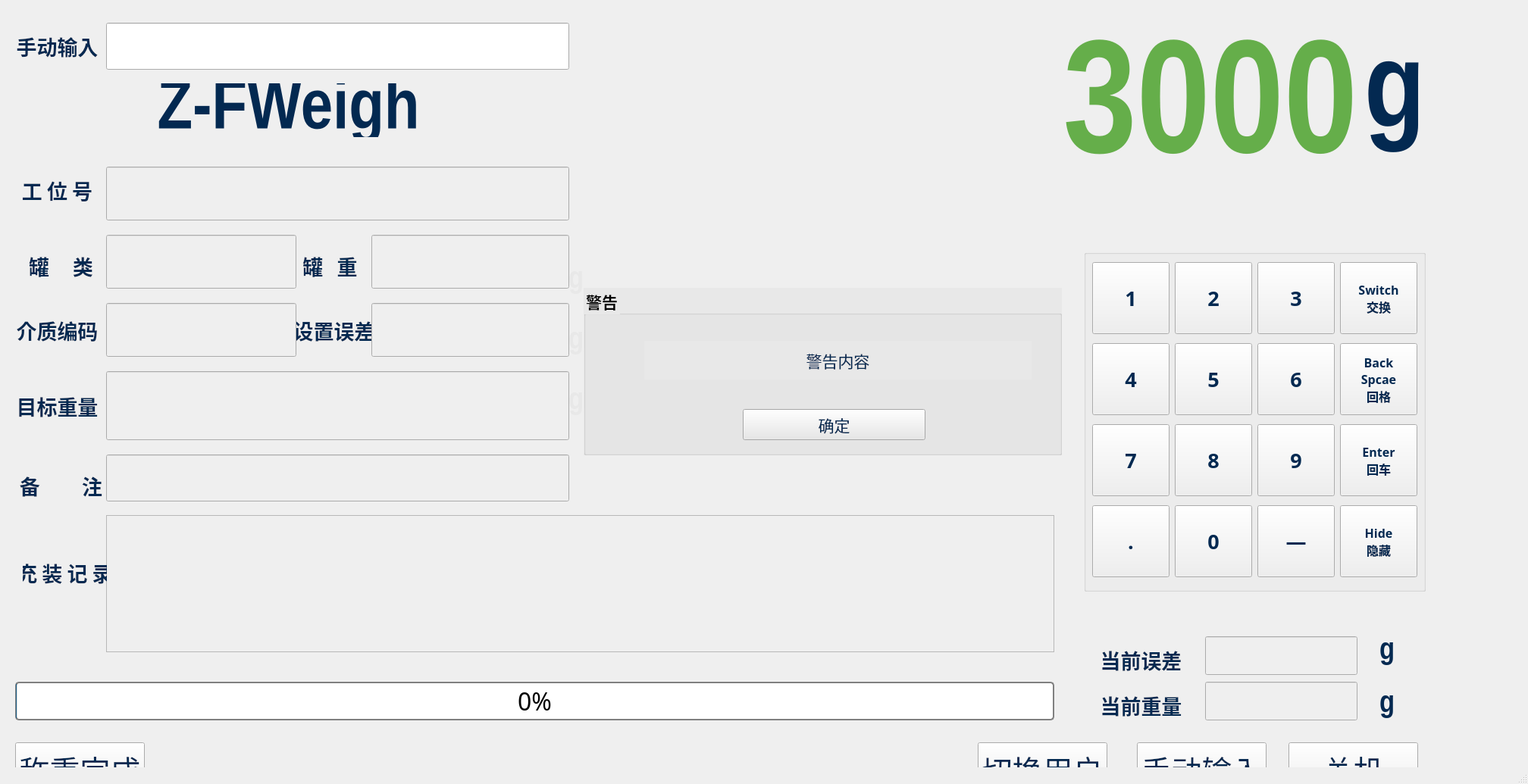
<?xml version="1.0" encoding="UTF-8"?>
<ui version="4.0">
 <class>MainWindow</class>
 <widget class="QMainWindow" name="MainWindow">
  <property name="geometry">
   <rect>
    <x>0</x>
    <y>0</y>
    <width>2016</width>
    <height>1035</height>
   </rect>
  </property>
  <property name="font">
   <font>
    <pointsize>10</pointsize>
   </font>
  </property>
  <property name="windowTitle">
   <string>高精度配料系统</string>
  </property>
  <property name="styleSheet">
   <string notr="true"/>
  </property>
  <widget class="QWidget" name="centralwidget">
   <widget class="QLabel" name="Lbl_Wt">
    <property name="geometry">
     <rect>
      <x>840</x>
      <y>20</y>
      <width>951</width>
      <height>251</height>
     </rect>
    </property>
    <property name="font">
     <font>
      <family>Arial Narrow</family>
      <pointsize>160</pointsize>
      <weight>75</weight>
      <bold>true</bold>
     </font>
    </property>
    <property name="styleSheet">
     <string notr="true">background-color: rgb(249,,237,236);
color:rgb(101,174,74)</string>
    </property>
    <property name="text">
     <string>3000</string>
    </property>
    <property name="alignment">
     <set>Qt::AlignRight|Qt::AlignTrailing|Qt::AlignVCenter</set>
    </property>
   </widget>
   <widget class="QLabel" name="label_2">
    <property name="geometry">
     <rect>
      <x>1800</x>
      <y>50</y>
      <width>101</width>
      <height>211</height>
     </rect>
    </property>
    <property name="font">
     <font>
      <family>Arial Narrow</family>
      <pointsize>120</pointsize>
      <weight>75</weight>
      <bold>true</bold>
     </font>
    </property>
    <property name="styleSheet">
     <string notr="true">background-color: rgb(249,,237,236);
color:rgb(3,41,81)</string>
    </property>
    <property name="text">
     <string>g</string>
    </property>
    <property name="alignment">
     <set>Qt::AlignLeading|Qt::AlignLeft|Qt::AlignTop</set>
    </property>
   </widget>
   <widget class="QLabel" name="label_6">
    <property name="geometry">
     <rect>
      <x>10</x>
      <y>220</y>
      <width>131</width>
      <height>62</height>
     </rect>
    </property>
    <property name="font">
     <font>
      <family>Arial Narrow</family>
      <pointsize>20</pointsize>
      <weight>75</weight>
      <bold>true</bold>
     </font>
    </property>
    <property name="styleSheet">
     <string notr="true">background-color: rgb(249,,237,236);
color:rgb(3,41,81)</string>
    </property>
    <property name="text">
     <string>工 位 号</string>
    </property>
    <property name="alignment">
     <set>Qt::AlignCenter</set>
    </property>
   </widget>
   <widget class="QLabel" name="label_7">
    <property name="geometry">
     <rect>
      <x>30</x>
      <y>320</y>
      <width>101</width>
      <height>62</height>
     </rect>
    </property>
    <property name="font">
     <font>
      <family>Arial Narrow</family>
      <pointsize>20</pointsize>
      <weight>75</weight>
      <bold>true</bold>
     </font>
    </property>
    <property name="styleSheet">
     <string notr="true">background-color: rgb(249,,237,236);
color:rgb(3,41,81)</string>
    </property>
    <property name="text">
     <string>罐     类</string>
    </property>
    <property name="alignment">
     <set>Qt::AlignCenter</set>
    </property>
   </widget>
   <widget class="QLineEdit" name="Lne_Pail">
    <property name="enabled">
     <bool>false</bool>
    </property>
    <property name="geometry">
     <rect>
      <x>140</x>
      <y>310</y>
      <width>251</width>
      <height>71</height>
     </rect>
    </property>
    <property name="font">
     <font>
      <family>Arial Narrow</family>
      <pointsize>20</pointsize>
     </font>
    </property>
   </widget>
   <widget class="QLineEdit" name="Lne_PailWt">
    <property name="enabled">
     <bool>false</bool>
    </property>
    <property name="geometry">
     <rect>
      <x>490</x>
      <y>310</y>
      <width>261</width>
      <height>71</height>
     </rect>
    </property>
    <property name="font">
     <font>
      <family>Arial Narrow</family>
      <pointsize>20</pointsize>
     </font>
    </property>
   </widget>
   <widget class="QLabel" name="label_10">
    <property name="geometry">
     <rect>
      <x>380</x>
      <y>320</y>
      <width>111</width>
      <height>62</height>
     </rect>
    </property>
    <property name="font">
     <font>
      <family>Arial Narrow</family>
      <pointsize>20</pointsize>
      <weight>75</weight>
      <bold>true</bold>
     </font>
    </property>
    <property name="styleSheet">
     <string notr="true">background-color: rgb(249,,237,236);
color:rgb(3,41,81)</string>
    </property>
    <property name="text">
     <string>罐   重</string>
    </property>
    <property name="alignment">
     <set>Qt::AlignCenter</set>
    </property>
   </widget>
   <widget class="QPlainTextEdit" name="Txe_Recode">
    <property name="enabled">
     <bool>false</bool>
    </property>
    <property name="geometry">
     <rect>
      <x>140</x>
      <y>680</y>
      <width>1251</width>
      <height>181</height>
     </rect>
    </property>
    <property name="font">
     <font>
      <family>Arial Narrow</family>
      <pointsize>30</pointsize>
     </font>
    </property>
    <property name="styleSheet">
     <string notr="true">background-color: rgb(249,,237,236);
color:rgb(3,41,81)</string>
    </property>
   </widget>
   <widget class="QLabel" name="label_16">
    <property name="geometry">
     <rect>
      <x>30</x>
      <y>730</y>
      <width>111</width>
      <height>51</height>
     </rect>
    </property>
    <property name="font">
     <font>
      <family>Arial Narrow</family>
      <pointsize>20</pointsize>
      <weight>75</weight>
      <bold>true</bold>
     </font>
    </property>
    <property name="styleSheet">
     <string notr="true">background-color: rgb(249,,237,236);
color:rgb(3,41,81)</string>
    </property>
    <property name="text">
     <string>充 装 记 录</string>
    </property>
    <property name="alignment">
     <set>Qt::AlignCenter</set>
    </property>
   </widget>
   <widget class="QLabel" name="label_17">
    <property name="geometry">
     <rect>
      <x>20</x>
      <y>610</y>
      <width>121</width>
      <height>62</height>
     </rect>
    </property>
    <property name="font">
     <font>
      <family>Arial Narrow</family>
      <pointsize>20</pointsize>
      <weight>75</weight>
      <bold>true</bold>
     </font>
    </property>
    <property name="styleSheet">
     <string notr="true">background-color: rgb(249,,237,236);
color:rgb(3,41,81)</string>
    </property>
    <property name="text">
     <string>备         注</string>
    </property>
    <property name="alignment">
     <set>Qt::AlignCenter</set>
    </property>
   </widget>
   <widget class="QLineEdit" name="Lne_Note">
    <property name="enabled">
     <bool>false</bool>
    </property>
    <property name="geometry">
     <rect>
      <x>140</x>
      <y>600</y>
      <width>611</width>
      <height>62</height>
     </rect>
    </property>
    <property name="font">
     <font>
      <family>Arial Narrow</family>
      <pointsize>30</pointsize>
     </font>
    </property>
   </widget>
   <widget class="QLabel" name="label_18">
    <property name="geometry">
     <rect>
      <x>20</x>
      <y>410</y>
      <width>111</width>
      <height>51</height>
     </rect>
    </property>
    <property name="font">
     <font>
      <family>Arial Narrow</family>
      <pointsize>20</pointsize>
      <weight>75</weight>
      <bold>true</bold>
     </font>
    </property>
    <property name="styleSheet">
     <string notr="true">background-color: rgb(249,,237,236);
color:rgb(3,41,81)</string>
    </property>
    <property name="text">
     <string>介质编码</string>
    </property>
    <property name="alignment">
     <set>Qt::AlignCenter</set>
    </property>
   </widget>
   <widget class="QLabel" name="label_19">
    <property name="geometry">
     <rect>
      <x>10</x>
      <y>500</y>
      <width>131</width>
      <height>71</height>
     </rect>
    </property>
    <property name="font">
     <font>
      <family>Arial Narrow</family>
      <pointsize>20</pointsize>
      <weight>75</weight>
      <bold>true</bold>
     </font>
    </property>
    <property name="styleSheet">
     <string notr="true">background-color: rgb(249,,237,236);
color:rgb(3,41,81)</string>
    </property>
    <property name="text">
     <string>目标重量</string>
    </property>
    <property name="alignment">
     <set>Qt::AlignCenter</set>
    </property>
   </widget>
   <widget class="QLabel" name="label_20">
    <property name="geometry">
     <rect>
      <x>390</x>
      <y>410</y>
      <width>101</width>
      <height>51</height>
     </rect>
    </property>
    <property name="font">
     <font>
      <family>Arial Narrow</family>
      <pointsize>20</pointsize>
      <weight>75</weight>
      <bold>true</bold>
     </font>
    </property>
    <property name="styleSheet">
     <string notr="true">background-color: rgb(249,,237,236);
color:rgb(3,41,81)</string>
    </property>
    <property name="text">
     <string>设置误差</string>
    </property>
    <property name="alignment">
     <set>Qt::AlignCenter</set>
    </property>
   </widget>
   <widget class="QLineEdit" name="Lne_Material">
    <property name="enabled">
     <bool>false</bool>
    </property>
    <property name="geometry">
     <rect>
      <x>140</x>
      <y>400</y>
      <width>251</width>
      <height>71</height>
     </rect>
    </property>
    <property name="font">
     <font>
      <family>Arial Narrow</family>
      <pointsize>30</pointsize>
     </font>
    </property>
    <property name="alignment">
     <set>Qt::AlignCenter</set>
    </property>
   </widget>
   <widget class="QLineEdit" name="Lne_ActError">
    <property name="enabled">
     <bool>false</bool>
    </property>
    <property name="geometry">
     <rect>
      <x>1590</x>
      <y>840</y>
      <width>201</width>
      <height>51</height>
     </rect>
    </property>
    <property name="font">
     <font>
      <family>Arial Narrow</family>
      <pointsize>30</pointsize>
     </font>
    </property>
    <property name="styleSheet">
     <string notr="true">color:rgb(191,31,31)</string>
    </property>
    <property name="alignment">
     <set>Qt::AlignCenter</set>
    </property>
   </widget>
   <widget class="QLineEdit" name="Lne_PreError">
    <property name="enabled">
     <bool>false</bool>
    </property>
    <property name="geometry">
     <rect>
      <x>490</x>
      <y>400</y>
      <width>261</width>
      <height>71</height>
     </rect>
    </property>
    <property name="font">
     <font>
      <family>Arial Narrow</family>
      <pointsize>30</pointsize>
     </font>
    </property>
    <property name="alignment">
     <set>Qt::AlignCenter</set>
    </property>
   </widget>
   <widget class="QLineEdit" name="Lne_MaterialWt">
    <property name="enabled">
     <bool>false</bool>
    </property>
    <property name="geometry">
     <rect>
      <x>140</x>
      <y>490</y>
      <width>611</width>
      <height>91</height>
     </rect>
    </property>
    <property name="font">
     <font>
      <family>Arial Narrow</family>
      <pointsize>30</pointsize>
     </font>
    </property>
    <property name="alignment">
     <set>Qt::AlignCenter</set>
    </property>
   </widget>
   <widget class="QLineEdit" name="Lne_Formule">
    <property name="enabled">
     <bool>false</bool>
    </property>
    <property name="geometry">
     <rect>
      <x>140</x>
      <y>220</y>
      <width>611</width>
      <height>71</height>
     </rect>
    </property>
    <property name="font">
     <font>
      <family>Arial Narrow</family>
      <pointsize>30</pointsize>
     </font>
    </property>
   </widget>
   <widget class="QPushButton" name="Btn_Weigh">
    <property name="geometry">
     <rect>
      <x>20</x>
      <y>980</y>
      <width>171</width>
      <height>71</height>
     </rect>
    </property>
    <property name="font">
     <font>
      <family>Arial Black</family>
      <pointsize>30</pointsize>
     </font>
    </property>
    <property name="styleSheet">
     <string notr="true">background-color: rgb(249,,237,236);
color:rgb(3,41,81)</string>
    </property>
    <property name="text">
     <string>称重完成</string>
    </property>
   </widget>
   <widget class="QPushButton" name="Btn_Closed">
    <property name="geometry">
     <rect>
      <x>1700</x>
      <y>980</y>
      <width>171</width>
      <height>71</height>
     </rect>
    </property>
    <property name="font">
     <font>
      <family>Arial Black</family>
      <pointsize>30</pointsize>
     </font>
    </property>
    <property name="styleSheet">
     <string notr="true">background-color: rgb(249,,237,236);
color:rgb(3,41,81)</string>
    </property>
    <property name="text">
     <string>关机</string>
    </property>
   </widget>
   <widget class="QLabel" name="label_8">
    <property name="geometry">
     <rect>
      <x>10</x>
      <y>30</y>
      <width>131</width>
      <height>62</height>
     </rect>
    </property>
    <property name="font">
     <font>
      <family>Arial Narrow</family>
      <pointsize>20</pointsize>
      <weight>75</weight>
      <bold>true</bold>
     </font>
    </property>
    <property name="styleSheet">
     <string notr="true">background-color: rgb(249,,237,236);
color:rgb(3,41,81)</string>
    </property>
    <property name="text">
     <string>手动输入</string>
    </property>
    <property name="alignment">
     <set>Qt::AlignCenter</set>
    </property>
   </widget>
   <widget class="QLineEdit" name="Lne_QR">
    <property name="enabled">
     <bool>true</bool>
    </property>
    <property name="geometry">
     <rect>
      <x>140</x>
      <y>30</y>
      <width>611</width>
      <height>62</height>
     </rect>
    </property>
    <property name="font">
     <font>
      <family>Arial Narrow</family>
      <pointsize>30</pointsize>
     </font>
    </property>
    <property name="text">
     <string/>
    </property>
   </widget>
   <widget class="QProgressBar" name="progressBar">
    <property name="geometry">
     <rect>
      <x>20</x>
      <y>900</y>
      <width>1371</width>
      <height>51</height>
     </rect>
    </property>
    <property name="font">
     <font>
      <family>Agency FB</family>
      <pointsize>24</pointsize>
     </font>
    </property>
    <property name="autoFillBackground">
     <bool>false</bool>
    </property>
    <property name="styleSheet">
     <string notr="true">border: 2px solid grey;   border-radius: 5px;   text-align: center;</string>
    </property>
    <property name="maximum">
     <number>100</number>
    </property>
    <property name="value">
     <number>0</number>
    </property>
   </widget>
   <widget class="QLabel" name="label_9">
    <property name="geometry">
     <rect>
      <x>30</x>
      <y>110</y>
      <width>701</width>
      <height>71</height>
     </rect>
    </property>
    <property name="font">
     <font>
      <family>Arial Narrow</family>
      <pointsize>70</pointsize>
      <weight>75</weight>
      <bold>true</bold>
     </font>
    </property>
    <property name="styleSheet">
     <string notr="true">background-color: rgb(249,,237,236);
color:rgb(3,41,81)</string>
    </property>
    <property name="text">
     <string>Z-FWeigh</string>
    </property>
    <property name="alignment">
     <set>Qt::AlignCenter</set>
    </property>
   </widget>
   <widget class="QLabel" name="label_3">
    <property name="geometry">
     <rect>
      <x>750</x>
      <y>510</y>
      <width>51</width>
      <height>71</height>
     </rect>
    </property>
    <property name="font">
     <font>
      <family>Arial Narrow</family>
      <pointsize>30</pointsize>
      <weight>75</weight>
      <bold>true</bold>
     </font>
    </property>
    <property name="styleSheet">
     <string notr="true">background-color: rgb(249,,237,236);
color:rgb(232, 232, 232)</string>
    </property>
    <property name="text">
     <string>g</string>
    </property>
    <property name="alignment">
     <set>Qt::AlignLeading|Qt::AlignLeft|Qt::AlignTop</set>
    </property>
   </widget>
   <widget class="QPushButton" name="Btn_Keyboard">
    <property name="geometry">
     <rect>
      <x>1500</x>
      <y>980</y>
      <width>171</width>
      <height>71</height>
     </rect>
    </property>
    <property name="font">
     <font>
      <family>Arial Black</family>
      <pointsize>30</pointsize>
     </font>
    </property>
    <property name="styleSheet">
     <string notr="true">background-color: rgb(249,,237,236);
color:rgb(3,41,81)</string>
    </property>
    <property name="text">
     <string>手动输入</string>
    </property>
   </widget>
   <widget class="QGroupBox" name="groupBox">
    <property name="geometry">
     <rect>
      <x>1430</x>
      <y>330</y>
      <width>451</width>
      <height>451</height>
     </rect>
    </property>
    <property name="font">
     <font>
      <family>Arial Black</family>
      <pointsize>12</pointsize>
      <weight>75</weight>
      <bold>true</bold>
     </font>
    </property>
    <property name="styleSheet">
     <string notr="true">color:rgb(3, 41, 81)</string>
    </property>
    <property name="title">
     <string/>
    </property>
    <widget class="QWidget" name="verticalLayoutWidget">
     <property name="geometry">
      <rect>
       <x>10</x>
       <y>10</y>
       <width>431</width>
       <height>431</height>
      </rect>
     </property>
     <layout class="QVBoxLayout" name="verticalLayout">
      <item>
       <layout class="QHBoxLayout" name="horizontalLayout_3">
        <item>
         <widget class="QPushButton" name="Btn_1">
          <property name="minimumSize">
           <size>
            <width>102</width>
            <height>95</height>
           </size>
          </property>
          <property name="maximumSize">
           <size>
            <width>102</width>
            <height>95</height>
           </size>
          </property>
          <property name="font">
           <font>
            <family>Arial Black</family>
            <pointsize>20</pointsize>
            <weight>75</weight>
            <bold>true</bold>
           </font>
          </property>
          <property name="text">
           <string>1</string>
          </property>
         </widget>
        </item>
        <item>
         <widget class="QPushButton" name="Btn_2">
          <property name="minimumSize">
           <size>
            <width>102</width>
            <height>95</height>
           </size>
          </property>
          <property name="maximumSize">
           <size>
            <width>102</width>
            <height>95</height>
           </size>
          </property>
          <property name="font">
           <font>
            <family>Arial Black</family>
            <pointsize>20</pointsize>
            <weight>75</weight>
            <bold>true</bold>
           </font>
          </property>
          <property name="text">
           <string>2</string>
          </property>
         </widget>
        </item>
        <item>
         <widget class="QPushButton" name="Btn_3">
          <property name="minimumSize">
           <size>
            <width>102</width>
            <height>95</height>
           </size>
          </property>
          <property name="maximumSize">
           <size>
            <width>102</width>
            <height>95</height>
           </size>
          </property>
          <property name="font">
           <font>
            <family>Arial Black</family>
            <pointsize>20</pointsize>
            <weight>75</weight>
            <bold>true</bold>
           </font>
          </property>
          <property name="text">
           <string>3</string>
          </property>
         </widget>
        </item>
        <item>
         <widget class="QPushButton" name="Btn_Switch">
          <property name="minimumSize">
           <size>
            <width>102</width>
            <height>95</height>
           </size>
          </property>
          <property name="maximumSize">
           <size>
            <width>102</width>
            <height>95</height>
           </size>
          </property>
          <property name="font">
           <font>
            <family>Arial Black</family>
            <pointsize>12</pointsize>
            <weight>75</weight>
            <bold>true</bold>
           </font>
          </property>
          <property name="text">
           <string>Switch
交换</string>
          </property>
         </widget>
        </item>
       </layout>
      </item>
      <item>
       <layout class="QHBoxLayout" name="horizontalLayout_2">
        <item>
         <widget class="QPushButton" name="Btn_4">
          <property name="minimumSize">
           <size>
            <width>102</width>
            <height>95</height>
           </size>
          </property>
          <property name="maximumSize">
           <size>
            <width>102</width>
            <height>95</height>
           </size>
          </property>
          <property name="font">
           <font>
            <family>Arial Black</family>
            <pointsize>20</pointsize>
            <weight>75</weight>
            <bold>true</bold>
           </font>
          </property>
          <property name="text">
           <string>4</string>
          </property>
         </widget>
        </item>
        <item>
         <widget class="QPushButton" name="Btn_5">
          <property name="minimumSize">
           <size>
            <width>102</width>
            <height>95</height>
           </size>
          </property>
          <property name="maximumSize">
           <size>
            <width>102</width>
            <height>95</height>
           </size>
          </property>
          <property name="font">
           <font>
            <family>Arial Black</family>
            <pointsize>20</pointsize>
            <weight>75</weight>
            <bold>true</bold>
           </font>
          </property>
          <property name="text">
           <string>5</string>
          </property>
         </widget>
        </item>
        <item>
         <widget class="QPushButton" name="Btn_6">
          <property name="minimumSize">
           <size>
            <width>102</width>
            <height>95</height>
           </size>
          </property>
          <property name="maximumSize">
           <size>
            <width>102</width>
            <height>95</height>
           </size>
          </property>
          <property name="font">
           <font>
            <family>Arial Black</family>
            <pointsize>20</pointsize>
            <weight>75</weight>
            <bold>true</bold>
           </font>
          </property>
          <property name="text">
           <string>6</string>
          </property>
         </widget>
        </item>
        <item>
         <widget class="QPushButton" name="Btn_Backspace">
          <property name="minimumSize">
           <size>
            <width>102</width>
            <height>95</height>
           </size>
          </property>
          <property name="maximumSize">
           <size>
            <width>102</width>
            <height>95</height>
           </size>
          </property>
          <property name="font">
           <font>
            <family>Arial Black</family>
            <pointsize>12</pointsize>
            <weight>75</weight>
            <bold>true</bold>
           </font>
          </property>
          <property name="text">
           <string>Back
Spcae
回格</string>
          </property>
         </widget>
        </item>
       </layout>
      </item>
      <item>
       <layout class="QHBoxLayout" name="horizontalLayout_5">
        <item>
         <widget class="QPushButton" name="Btn_7">
          <property name="minimumSize">
           <size>
            <width>102</width>
            <height>95</height>
           </size>
          </property>
          <property name="maximumSize">
           <size>
            <width>102</width>
            <height>95</height>
           </size>
          </property>
          <property name="font">
           <font>
            <family>Arial Black</family>
            <pointsize>20</pointsize>
            <weight>75</weight>
            <bold>true</bold>
           </font>
          </property>
          <property name="text">
           <string>7</string>
          </property>
         </widget>
        </item>
        <item>
         <widget class="QPushButton" name="Btn_8">
          <property name="minimumSize">
           <size>
            <width>102</width>
            <height>95</height>
           </size>
          </property>
          <property name="maximumSize">
           <size>
            <width>102</width>
            <height>95</height>
           </size>
          </property>
          <property name="font">
           <font>
            <family>Arial Black</family>
            <pointsize>20</pointsize>
            <weight>75</weight>
            <bold>true</bold>
           </font>
          </property>
          <property name="text">
           <string>8</string>
          </property>
         </widget>
        </item>
        <item>
         <widget class="QPushButton" name="Btn_9">
          <property name="minimumSize">
           <size>
            <width>102</width>
            <height>95</height>
           </size>
          </property>
          <property name="maximumSize">
           <size>
            <width>102</width>
            <height>95</height>
           </size>
          </property>
          <property name="font">
           <font>
            <family>Arial Black</family>
            <pointsize>20</pointsize>
            <weight>75</weight>
            <bold>true</bold>
           </font>
          </property>
          <property name="text">
           <string>9</string>
          </property>
         </widget>
        </item>
        <item>
         <widget class="QPushButton" name="Btn_Enter">
          <property name="minimumSize">
           <size>
            <width>102</width>
            <height>95</height>
           </size>
          </property>
          <property name="maximumSize">
           <size>
            <width>102</width>
            <height>95</height>
           </size>
          </property>
          <property name="font">
           <font>
            <family>Arial Black</family>
            <pointsize>12</pointsize>
            <weight>75</weight>
            <bold>true</bold>
           </font>
          </property>
          <property name="text">
           <string>Enter
回车</string>
          </property>
         </widget>
        </item>
       </layout>
      </item>
      <item>
       <layout class="QHBoxLayout" name="horizontalLayout_4">
        <item>
         <widget class="QPushButton" name="Btn_Point">
          <property name="minimumSize">
           <size>
            <width>102</width>
            <height>95</height>
           </size>
          </property>
          <property name="maximumSize">
           <size>
            <width>102</width>
            <height>95</height>
           </size>
          </property>
          <property name="font">
           <font>
            <family>Arial Black</family>
            <pointsize>20</pointsize>
            <weight>75</weight>
            <bold>true</bold>
           </font>
          </property>
          <property name="text">
           <string>.</string>
          </property>
         </widget>
        </item>
        <item>
         <widget class="QPushButton" name="Btn_0">
          <property name="minimumSize">
           <size>
            <width>102</width>
            <height>95</height>
           </size>
          </property>
          <property name="maximumSize">
           <size>
            <width>102</width>
            <height>95</height>
           </size>
          </property>
          <property name="font">
           <font>
            <family>Arial Black</family>
            <pointsize>20</pointsize>
            <weight>75</weight>
            <bold>true</bold>
           </font>
          </property>
          <property name="text">
           <string>0</string>
          </property>
         </widget>
        </item>
        <item>
         <widget class="QPushButton" name="Btn_Hyphen">
          <property name="minimumSize">
           <size>
            <width>102</width>
            <height>95</height>
           </size>
          </property>
          <property name="maximumSize">
           <size>
            <width>102</width>
            <height>95</height>
           </size>
          </property>
          <property name="font">
           <font>
            <family>Arial Black</family>
            <pointsize>20</pointsize>
            <weight>75</weight>
            <bold>true</bold>
           </font>
          </property>
          <property name="text">
           <string>—</string>
          </property>
         </widget>
        </item>
        <item>
         <widget class="QPushButton" name="Btn_Hide">
          <property name="minimumSize">
           <size>
            <width>102</width>
            <height>95</height>
           </size>
          </property>
          <property name="maximumSize">
           <size>
            <width>102</width>
            <height>95</height>
           </size>
          </property>
          <property name="font">
           <font>
            <family>Arial Black</family>
            <pointsize>12</pointsize>
            <weight>75</weight>
            <bold>true</bold>
           </font>
          </property>
          <property name="text">
           <string>Hide
隐藏</string>
          </property>
         </widget>
        </item>
       </layout>
      </item>
     </layout>
    </widget>
   </widget>
   <widget class="QPushButton" name="Btn_Login">
    <property name="geometry">
     <rect>
      <x>1290</x>
      <y>980</y>
      <width>171</width>
      <height>71</height>
     </rect>
    </property>
    <property name="font">
     <font>
      <family>Arial Black</family>
      <pointsize>30</pointsize>
     </font>
    </property>
    <property name="styleSheet">
     <string notr="true">background-color: rgb(249,,237,236);
color:rgb(3,41,81)</string>
    </property>
    <property name="text">
     <string>切换用户</string>
    </property>
   </widget>
   <widget class="QGroupBox" name="Grp_Warning">
    <property name="geometry">
     <rect>
      <x>770</x>
      <y>380</y>
      <width>631</width>
      <height>221</height>
     </rect>
    </property>
    <property name="font">
     <font>
      <family>Arial Black</family>
      <pointsize>16</pointsize>
      <weight>75</weight>
      <bold>true</bold>
     </font>
    </property>
    <property name="styleSheet">
     <string notr="true">background-color: rgb(232, 232, 232);</string>
    </property>
    <property name="title">
     <string>警告</string>
    </property>
    <widget class="QLabel" name="Lbl_Warning">
     <property name="geometry">
      <rect>
       <x>80</x>
       <y>70</y>
       <width>511</width>
       <height>51</height>
      </rect>
     </property>
     <property name="font">
      <font>
       <family>Arial Narrow</family>
       <pointsize>16</pointsize>
      </font>
     </property>
     <property name="styleSheet">
      <string notr="true">color:rgb(3, 41,81)</string>
     </property>
     <property name="text">
      <string>警告内容</string>
     </property>
     <property name="alignment">
      <set>Qt::AlignCenter</set>
     </property>
    </widget>
    <widget class="QPushButton" name="Btn_Warning">
     <property name="geometry">
      <rect>
       <x>210</x>
       <y>160</y>
       <width>241</width>
       <height>41</height>
      </rect>
     </property>
     <property name="font">
      <font>
       <family>Arial Narrow</family>
       <pointsize>16</pointsize>
      </font>
     </property>
     <property name="styleSheet">
      <string notr="true">color:rgb(3, 41,81)</string>
     </property>
     <property name="text">
      <string>确定</string>
     </property>
    </widget>
   </widget>
   <widget class="QLabel" name="label_4">
    <property name="geometry">
     <rect>
      <x>1820</x>
      <y>910</y>
      <width>41</width>
      <height>51</height>
     </rect>
    </property>
    <property name="font">
     <font>
      <family>Arial Narrow</family>
      <pointsize>30</pointsize>
      <weight>75</weight>
      <bold>true</bold>
     </font>
    </property>
    <property name="styleSheet">
     <string notr="true">background-color: rgb(249,,237,236);
color:rgb(3,41,81)</string>
    </property>
    <property name="text">
     <string>g</string>
    </property>
    <property name="alignment">
     <set>Qt::AlignLeading|Qt::AlignLeft|Qt::AlignTop</set>
    </property>
   </widget>
   <widget class="QLabel" name="label_11">
    <property name="geometry">
     <rect>
      <x>750</x>
      <y>430</y>
      <width>41</width>
      <height>51</height>
     </rect>
    </property>
    <property name="font">
     <font>
      <family>Arial Narrow</family>
      <pointsize>30</pointsize>
      <weight>75</weight>
      <bold>true</bold>
     </font>
    </property>
    <property name="styleSheet">
     <string notr="true">background-color: rgb(249,,237,236);
color:rgb(232, 232, 232)</string>
    </property>
    <property name="text">
     <string>g</string>
    </property>
    <property name="alignment">
     <set>Qt::AlignLeading|Qt::AlignLeft|Qt::AlignTop</set>
    </property>
   </widget>
   <widget class="QLabel" name="label_12">
    <property name="geometry">
     <rect>
      <x>1820</x>
      <y>840</y>
      <width>41</width>
      <height>51</height>
     </rect>
    </property>
    <property name="font">
     <font>
      <family>Arial Narrow</family>
      <pointsize>30</pointsize>
      <weight>75</weight>
      <bold>true</bold>
     </font>
    </property>
    <property name="styleSheet">
     <string notr="true">background-color: rgb(249,,237,236);
color:rgb(3,41,81)</string>
    </property>
    <property name="text">
     <string>g</string>
    </property>
    <property name="alignment">
     <set>Qt::AlignLeading|Qt::AlignLeft|Qt::AlignTop</set>
    </property>
   </widget>
   <widget class="QLineEdit" name="Lne_MaterialWt_2">
    <property name="enabled">
     <bool>false</bool>
    </property>
    <property name="geometry">
     <rect>
      <x>1590</x>
      <y>900</y>
      <width>201</width>
      <height>51</height>
     </rect>
    </property>
    <property name="font">
     <font>
      <family>Arial Narrow</family>
      <pointsize>30</pointsize>
     </font>
    </property>
    <property name="alignment">
     <set>Qt::AlignCenter</set>
    </property>
   </widget>
   <widget class="QLabel" name="label_13">
    <property name="geometry">
     <rect>
      <x>750</x>
      <y>350</y>
      <width>41</width>
      <height>51</height>
     </rect>
    </property>
    <property name="font">
     <font>
      <family>Arial Narrow</family>
      <pointsize>30</pointsize>
      <weight>75</weight>
      <bold>true</bold>
     </font>
    </property>
    <property name="styleSheet">
     <string notr="true">background-color: rgb(249,,237,236);
color:rgb(232, 232, 232)</string>
    </property>
    <property name="text">
     <string>g</string>
    </property>
    <property name="alignment">
     <set>Qt::AlignLeading|Qt::AlignLeft|Qt::AlignTop</set>
    </property>
   </widget>
   <widget class="QLabel" name="label_14">
    <property name="geometry">
     <rect>
      <x>1440</x>
      <y>840</y>
      <width>131</width>
      <height>62</height>
     </rect>
    </property>
    <property name="font">
     <font>
      <family>Arial Narrow</family>
      <pointsize>20</pointsize>
      <weight>75</weight>
      <bold>true</bold>
     </font>
    </property>
    <property name="styleSheet">
     <string notr="true">background-color: rgb(249,,237,236);
color:rgb(3,41,81)</string>
    </property>
    <property name="text">
     <string>当前误差</string>
    </property>
    <property name="alignment">
     <set>Qt::AlignCenter</set>
    </property>
   </widget>
   <widget class="QLabel" name="label_15">
    <property name="geometry">
     <rect>
      <x>1440</x>
      <y>900</y>
      <width>131</width>
      <height>62</height>
     </rect>
    </property>
    <property name="font">
     <font>
      <family>Arial Narrow</family>
      <pointsize>20</pointsize>
      <weight>75</weight>
      <bold>true</bold>
     </font>
    </property>
    <property name="styleSheet">
     <string notr="true">background-color: rgb(249,,237,236);
color:rgb(3,41,81)</string>
    </property>
    <property name="text">
     <string>当前重量</string>
    </property>
    <property name="alignment">
     <set>Qt::AlignCenter</set>
    </property>
   </widget>
  </widget>
  <widget class="QStatusBar" name="statusbar"/>
 </widget>
 <resources/>
 <connections/>
</ui>
